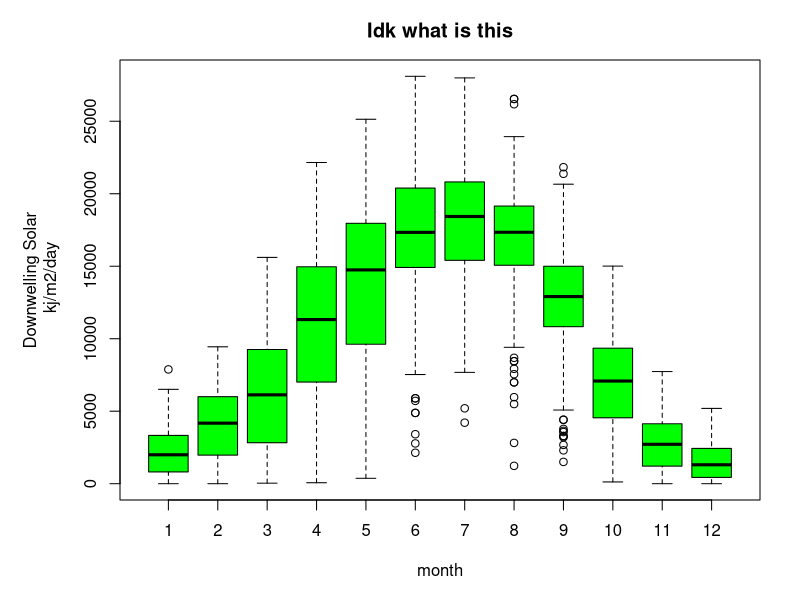

Recreate this plot in R.

sunlight = read.table("esm262/sun.txt", header=T)
par(mar=c(5,6,3,2))
boxplot(sunlight$Kdown_direct~sunlight$month,
        ylab="Downwelling Solar\n kj/m2/day",
        xlab="month", col="green",
        main="Idk what is this")

